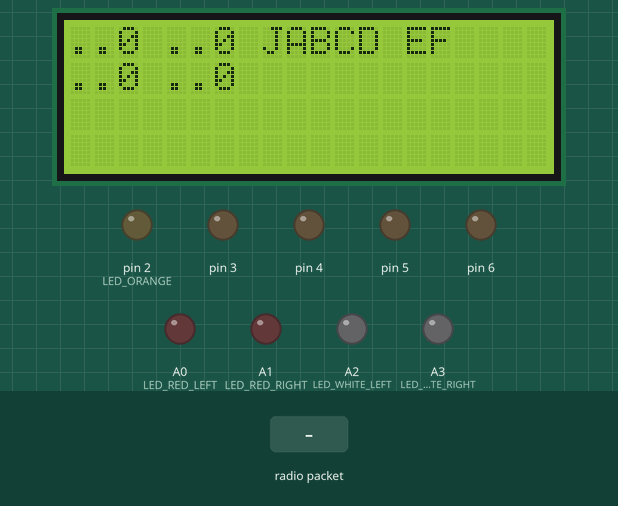
Bench run of a sketch on a simulated Arduino Uno, built with avr-gcc and run on an emulated ATmega328P. On the bench: 20×4 character LCD, output pins drawn as LEDs (lit = HIGH). The test bench sets the inputs (shaded band). No radio packets arrive unless stated; what the sketch prints to the serial monitor is not drawn.

Above: at 1.2 s.
1.3 s: radio packet "1" arrives
At 1.9 s:
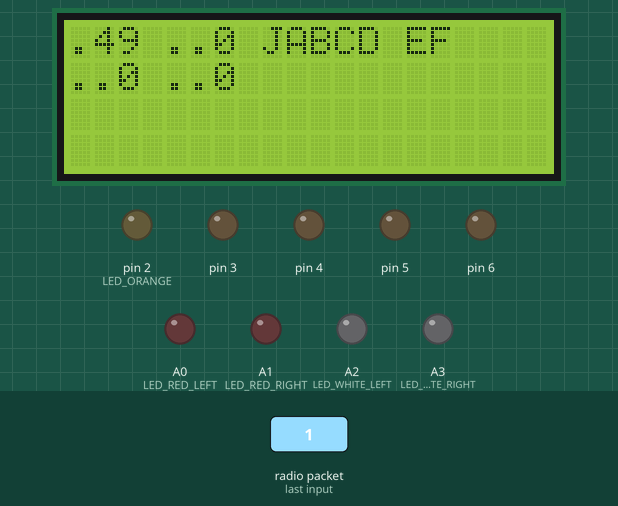
2.8 s: radio packet "0" arrives
4.4 s: radio packet "2" arrives
At 5.9 s:
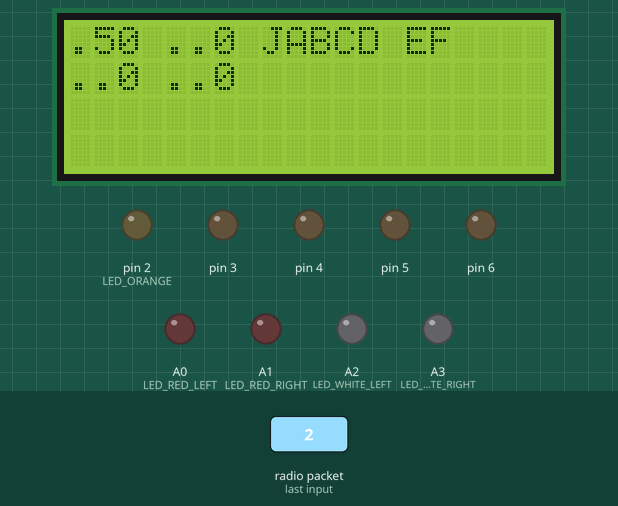
Timing chart, 0 to 7.4 s (numbered marks = the images above; inputs shaded):
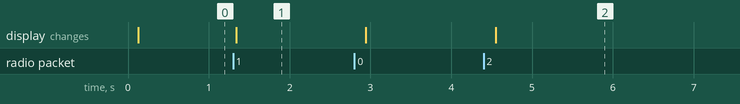

The sketch:

tank.ino
```cpp
/*
	Vitaliy Polyakov (C), polyakov.vs@mail.ru, 2024.
*/

// Подключение модуля радиоуправления nRF24L01
#include <SPI.h>
#include "nRF24L01.h"
#include "RF24.h"

// Подключение модуля LCD1602
#include <Wire.h>
#include <LiquidCrystal_I2C.h>

// Объявление пинов светодиодов
#define LED_ORANGE 2
#define LED_WHITE_LEFT A2
#define LED_WHITE_RIGHT A3
#define LED_RED_LEFT A0
#define LED_RED_RIGHT A1

// Создание и настройка радиомодуля nRF24L01 на пинах 9 и 10
RF24 radio(9, 10);
// Объявление массива принятых данных
byte recieved_data[11];
// Перечень возможных номеров труб
byte address[][6] = { "1Node", "2Node", "3Node", "4Node", "5Node", "6Node" };

// Объявление модуля lcd (LCD1602)
LiquidCrystal_I2C lcd(0x27, 20, 4);

// Настройка джойстика
// Среднее положение джойстика по осям X и Y
byte joyMidX;
byte joyMidY;
// Текущее положение джойстика по осям X и Y
byte joyCurX;
byte joyCurY;
// Разброс среднего положения джойстика mid +/- 5
byte joySpread = 5;
// состояние кнопки джойстика (0, 1)
byte joySwitch;
// Состояние кнопок A..D joystick shield (0, 1)
byte joyBtnA;
byte joyBtnB;
byte joyBtnC;
byte joyBtnD;
// Состояние кнопок E..F joystick shield (0, 1)
byte joyBtnE;
byte joyBtnF;

// Переменная mnpEnable (manipulator enable) управляет режимом работы робота:
// false - джойстик управляет двигателями, true - джойстик управляет
// манипулятором. Изменение режима происходит по нажатию на джойстик.
bool mnpEnable = false;
bool mnpLedFlag = false;

// Частота обновления дисплея LCD1602
// 250 микросекунд (10 раз в секунду)
unsigned long lcdTimer;
unsigned long lcdDelay = 100;

unsigned long joySwitchTimer;
unsigned long joySwitchDelay = 250;

unsigned long ledBlinkTimer;
unsigned long ledBlinkDelay = 250;

// Класс для работы с двигателями
class Motor {
private:
    byte _fwdPin;
    byte _bwdPin;
public:
    Motor(byte fwdPin, byte bwdPin) {
        _fwdPin = fwdPin;
        _bwdPin = bwdPin;
    }

    void init() {
        pinMode(_fwdPin, OUTPUT);
        pinMode(_bwdPin, OUTPUT);
    }

    void moveFwd(byte speed) {
        analogWrite(_fwdPin, speed);
        analogWrite(_bwdPin, LOW);
    }

    void moveBwd(byte speed) {
        analogWrite(_fwdPin, LOW);
        analogWrite(_bwdPin, speed);
    }

    void moveStop() {
        analogWrite(_fwdPin, LOW);
        analogWrite(_bwdPin, LOW);
    }
};

Motor motorR(4, 3);  // двигатель A, правый
Motor motorL(6, 5);  // двигатель B, левый
byte speed = 255;  // скорость 100% (0-255)

void setup() {
  Serial.begin(9600);

  motorR.init();
  motorL.init();

  // Настройка работы пинов светодиодов
  pinMode(LED_ORANGE, OUTPUT);
  pinMode(LED_WHITE_LEFT, OUTPUT);
  pinMode(LED_WHITE_RIGHT, OUTPUT);
  pinMode(LED_RED_LEFT, OUTPUT);
  pinMode(LED_RED_RIGHT, OUTPUT);

  // Настройка радиомодуля nRF24L01
  //Активировать модуль
  radio.begin();
  // Режим подтверждения приёма: 1 вкл, 0 выкл
  radio.setAutoAck(1);
  // Время между попыткой достучаться, число попыток
  radio.setRetries(0, 15);
  // Разрешить отсылку данных в ответ на входящий сигнал
  radio.enableAckPayload();
  // Размер пакета, в байтах
  radio.setPayloadSize(32);
  // Слушаем трубу 0
  radio.openReadingPipe(1, address[0]);
  // Выбираем канал (в котором нет шумов!)
  radio.setChannel(0x60);
  // Уровень мощности передатчика (RF24_PA_MIN, RF24_PA_LOW, RF24_PA_HIGH,
  // RF24_PA_MAX)
  radio.setPALevel(RF24_PA_MAX);
  // Скорость обмена (RF24_2MBPS, RF24_1MBPS, RF24_250KBPS) должна быть
  // одинакова на приёмнике и передатчике. При самой низкой скорости имеем
  // самую высокую чувствительность (дальность)
  radio.setDataRate(RF24_250KBPS);
  // Начать работу
  radio.powerUp();
  // Начинаем слушать эфир (мы приёмный модуль)
  radio.startListening();

  // Инициализация модуля LCD1602
  lcd.init();
  lcd.backlight();
}

void loop() {
  // Получаем данные с джойстика через радиомодуль nRF24L01
  byte pipeNo;
  while (radio.available(&pipeNo)) {  // есть входящие данные
    // чиатем входящий сигнал
    radio.read(&recieved_data, sizeof(recieved_data));
  }

  // Извлечение данных из полученного пакета
  joyMidX = recieved_data[0];
  joyMidY = recieved_data[1];
  joyCurX = recieved_data[2];
  joyCurY = recieved_data[3];
  joySwitch = recieved_data[4];
  joyBtnA = recieved_data[5];
  joyBtnB = recieved_data[6];
  joyBtnC = recieved_data[7];
  joyBtnD = recieved_data[8];
  joyBtnE = recieved_data[9];
  joyBtnF = recieved_data[10];

  // Отображение на дисплее LCD1602 полученных данных
  displayJoyData();

  // Переключение режима работы манипулятора по нажатию джойстика
  if ((joySwitch) && (millis() - joySwitchTimer > joySwitchDelay)) {
    joySwitchTimer = millis();
    mnpEnable = !mnpEnable;
  }

  if (mnpEnable) {
    // Работает манипулятор


    // Манипулятор мигаем оранжевым светодиодом
    if (millis() - ledBlinkTimer > ledBlinkDelay) {
      mnpLedFlag = !mnpLedFlag;
      digitalWrite(LED_ORANGE, mnpLedFlag);
      ledBlinkTimer = millis();
    }
  } else {
    // Работают двигатели шасси
    digitalWrite(LED_ORANGE, LOW);
    if ((joyCurX > joyMidX - joySpread) && (joyCurX < joyMidX + joySpread) && (joyCurY > joyMidX - joySpread) && (joyCurY < joyMidX + joySpread)) {
      // Стоп двигателей
      // motorStop();
    } else if ((joyCurX > joyMidX - joySpread) && (joyCurX < joyMidX + joySpread) && (joyCurY < joyMidX - joySpread)) {
      // Движение вперед
      // motorFwd();
    } else if ((joyCurX > joyMidX - joySpread) && (joyCurX < joyMidX + joySpread) && (joyCurY > joyMidY + joySpread)) {
      // Движение назад
      // motorBwd();
    } else if ((joyCurY > joyMidY - joySpread) && (joyCurY < joyMidY + joySpread) && (joyCurX < joyMidX - joySpread)) {
      // Вращение влево
      // motorRotateLeft();
    } else if ((joyCurY > joyMidY - joySpread) && (joyCurY < joyMidY + joySpread) && (joyCurX > joyMidX + joySpread)) {
      // Вращение вправо
      // motorRotateRight();
    } else if ((joyCurX < joyMidX - joySpread) && (joyCurY < joyMidY - joySpread)) {
      // Движение влево вперед
      // motorLeftFwd();
    } else if ((joyCurX > joyMidX + joySpread) && (joyCurY < joyMidY - joySpread)) {
      // Движение вправо вперед
      // motorRightFwd();
    } else if ((joyCurX < joyMidX - joySpread) && (joyCurY > joyMidY + joySpread)) {
      // Движение влево назад
      // motorLeftBwd();
    } else if ((joyCurX > joyMidX + joySpread) && (joyCurY > joyMidY + joySpread)) {
      // Движение вправо назад
      // motorRightBwd();
    }
  }
}

void displayJoyData() {
  // Отображение данных, полученных с джойстика через радиомодуль nRF24L01
  // на дисплее LCD1602. Формат вывода данных (две строки по 16 символов):
  // первая строка: joyMidX, joyMidY, joySwitch, наименования кнопок A..D, E..F
  // вторая строка: joyCurX, joyCurY, значения (положения кнопок), 0 или 1

  if (millis() - lcdTimer > lcdDelay) {
    // Формирование первой строки (16 символов) для вывода на LCD1602
    String str1 = "";
    if (joyMidX < 10) {
      str1 = "..";
    } else if ((joyMidX > 10) && (joyMidX < 100)) {
      str1 = ".";
    }
    str1 = str1 + joyMidX;
    str1 = str1 + " ";
    if (joyMidY < 10) {
      str1 = str1 + "..";
    } else if ((joyMidY > 10) && (joyMidY < 100)) {
      str1 = str1 + ".";
    }
    str1 = str1 + joyMidY;
    str1 = str1 + " JABCD EF";

    // Формирование второй строки (16 символов) для вывода на LCD1602
    String str2 = "";
    if (joyCurX < 10) {
      str2 = "..";
    } else if ((joyCurX > 10) && (joyCurX < 100)) {
      str2 = ".";
    }
    str2 = str2 + joyCurX;
    str2 = str2 + " ";
    if (joyCurY < 10) {
      str2 = str2 + "..";
    } else if ((joyCurY > 10) && (joyCurY < 100)) {
      str2 = str2 + ".";
    }
    str2 = str2 + joyCurY;
    str2 = str2 + " ";

    if (joySwitch > 0) {
      str2 = str2 + "*";
    } else {
      str2 = str2 + " ";
    }

    if (joyBtnA > 0) {
      str2 = str2 + "*";
    } else {
      str2 = str2 + " ";
    }

    if (joyBtnB > 0) {
      str2 = str2 + "*";
    } else {
      str2 = str2 + " ";
    }

    if (joyBtnC > 0) {
      str2 = str2 + "*";
    } else {
      str2 = str2 + " ";
    }

    if (joyBtnD > 0) {
      str2 = str2 + "*";
    } else {
      str2 = str2 + " ";
    }

    str2 = str2 + " ";

    if (joyBtnE > 0) {
      str2 = str2 + "*";
    } else {
      str2 = str2 + " ";
    }

    if (joyBtnF > 0) {
      str2 = str2 + "*";
    } else {
      str2 = str2 + " ";
    }

    Serial.println(str1);
    Serial.println(str2);

    // Вывод на LCD1602 первой строки
    lcd.setCursor(0, 0);
    lcd.print(str1);
    // Вывод на LCD1602 второй строки
    lcd.setCursor(0, 1);
    lcd.print(str2);

    lcdTimer = millis();
  }
}

void motorStop() {
  digitalWrite(LED_WHITE_LEFT, LOW);
  digitalWrite(LED_WHITE_RIGHT, LOW);
  digitalWrite(LED_RED_LEFT, LOW);
  digitalWrite(LED_RED_RIGHT, LOW);

  motorR.moveStop();
  motorL.moveStop();
}

void motorFwd() {
  digitalWrite(LED_WHITE_LEFT, HIGH);
  digitalWrite(LED_WHITE_RIGHT, HIGH);

  motorR.moveFwd(speed);
  motorL.moveFwd(speed);
}

void motorBwd() {
  digitalWrite(LED_RED_LEFT, HIGH);
  digitalWrite(LED_RED_RIGHT, HIGH);

  motorR.moveBwd(speed);
  motorL.moveBwd(speed);
}

void motorRotateLeft() {
  digitalWrite(LED_RED_LEFT, HIGH);
  digitalWrite(LED_RED_RIGHT, LOW);
  digitalWrite(LED_WHITE_LEFT, HIGH);
  digitalWrite(LED_WHITE_RIGHT, LOW);
}

void motorRotateRight() {
  digitalWrite(LED_RED_LEFT, LOW);
  digitalWrite(LED_RED_RIGHT, HIGH);
  digitalWrite(LED_WHITE_LEFT, LOW);
  digitalWrite(LED_WHITE_RIGHT, HIGH);
}

void motorLeftFwd() {
  if (millis() - ledBlinkTimer > ledBlinkDelay) {
    mnpLedFlag = !mnpLedFlag;
    digitalWrite(LED_WHITE_LEFT, mnpLedFlag);
    ledBlinkTimer = millis();
  }
  digitalWrite(LED_WHITE_RIGHT, LOW);
  digitalWrite(LED_RED_LEFT, LOW);
  digitalWrite(LED_RED_RIGHT, LOW);
}

void motorRightFwd() {
  if (millis() - ledBlinkTimer > ledBlinkDelay) {
    mnpLedFlag = !mnpLedFlag;
    digitalWrite(LED_WHITE_RIGHT, mnpLedFlag);
    ledBlinkTimer = millis();
  }
  digitalWrite(LED_WHITE_LEFT, LOW);
  digitalWrite(LED_RED_LEFT, LOW);
  digitalWrite(LED_RED_RIGHT, LOW);
}

void motorLeftBwd() {
  if (millis() - ledBlinkTimer > ledBlinkDelay) {
    mnpLedFlag = !mnpLedFlag;
    digitalWrite(LED_RED_LEFT, mnpLedFlag);
    ledBlinkTimer = millis();
  }
  digitalWrite(LED_RED_RIGHT, LOW);
  digitalWrite(LED_WHITE_LEFT, LOW);
  digitalWrite(LED_WHITE_RIGHT, LOW);
}

void motorRightBwd() {
  if (millis() - ledBlinkTimer > ledBlinkDelay) {
    mnpLedFlag = !mnpLedFlag;
    digitalWrite(LED_RED_RIGHT, mnpLedFlag);
    ledBlinkTimer = millis();
  }
  digitalWrite(LED_RED_LEFT, LOW);
  digitalWrite(LED_WHITE_LEFT, LOW);
  digitalWrite(LED_WHITE_RIGHT, LOW);
}
```

Measured:
- after the input at 1.3 s, the display: changes at once (image 1)
- after the input at 4.4 s, the display: changes after 0.15 s (image 2)
